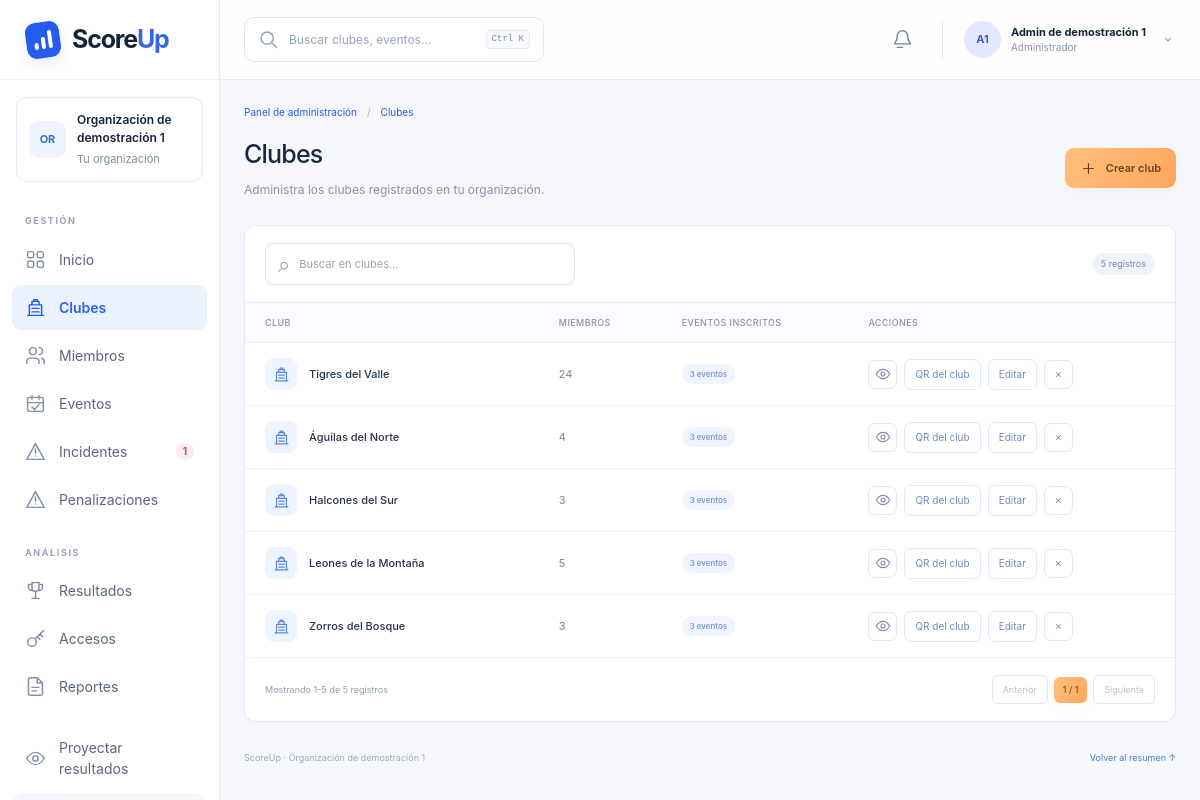
The page /admin/clubes (signed in) on the database its author committed.
### tables this page shows
CREATE TABLE organizaciones (
    id TEXT PRIMARY KEY, nombre TEXT NOT NULL, fecha_creacion TEXT
);

CREATE TABLE users (
    id TEXT PRIMARY KEY, organizacion_id TEXT NOT NULL, nombre TEXT NOT NULL,
    username TEXT NOT NULL, password TEXT NOT NULL, rol TEXT NOT NULL,
    evento_id TEXT, club_id TEXT
);

CREATE TABLE clubs (
    id TEXT PRIMARY KEY, nombre TEXT NOT NULL, organizacion_id TEXT NOT NULL,
    miembros TEXT NOT NULL
);

### app.py (the view)
@app.route("/admin/clubes", methods=["GET", "POST"])
def admin_clubes():
    user = require_rol("admin")
    if request.method == "POST":
        nombre = request.form.get("nombre", "").strip()
        if nombre:
            DB["clubs"].append(seed_data.Club(new_id("club"), nombre, user.organizacion_id, []))
        return redirect(url_for("admin_clubes"))
    return render_template("admin/clubes.html", user=user, db=db_org(user))

### app.py (called while the page is built, shortened)
@app.before_request
def _abrir_transaccion():
    global DB
    _db_lock.acquire()
    g.db_locked = True
    g.connection = persist.connect()
    g.connection.execute("BEGIN IMMEDIATE" if request.method == "POST" else "BEGIN")
    DB = persist.load(g.connection)
    user = current_user()
    if request.path.startswith(("/admin", "/staff")) or request.path == "/director":
        if user is None:
            return redirect(url_for("login"))

@app.after_request
def _confirmar_transaccion(response):
    conn = g.get("connection")
    if conn is not None:
        if request.method == "POST" and response.status_code < 400:
            persist.save(DB, conn)
            conn.commit()
        else:
            conn.rollback()
    response.headers["X-Content-Type-Options"] = "nosniff"
    response.headers["Referrer-Policy"] = "same-origin"
    response.headers["Cache-Control"] = "no-store"
    return response

@app.teardown_request
def _cerrar_transaccion(exc=None):
    conn = g.pop("connection", None)
    if conn is not None:
        conn.rollback()
        conn.close()
    if g.pop("db_locked", False):
        _db_lock.release()

def _eventos_org(user):
    return [e for e in DB["eventos"] if e.organizacion_id == user.organizacion_id]

def _clubs_org(user):
    return [c for c in DB["clubs"] if c.organizacion_id == user.organizacion_id]

def current_user():
    uid = session.get("user_id")
    if not uid:
        return None
    return find(DB, "users", "id", uid)

def require_rol(*roles):
    user = current_user()
    if user is None:
        return redirect(url_for("login"))
    if user.rol not in roles:
        abort(403)
    return user

@app.before_request
def _proteger_uploads_antiguos():
    if request.path.startswith("/static/uploads/"):
        return evidencia(request.path.rsplit("/", 1)[-1])

### calc.py (called while the page is built)
def find(db, kind, key, value):
    for item in db[kind]:
        if getattr(item, key) == value:
            return item
    return None

### persist.py (called while the page is built)
def connect():
    conn = sqlite3.connect(DB_PATH, timeout=30)
    conn.row_factory = sqlite3.Row
    return conn

def _hash_pw(password):
    if password and password.startswith(("scrypt:", "pbkdf2:")):
        return password
    return generate_password_hash(password or "")

### templates/admin/clubes.html (shortened to what this page needs)
{% extends 'admin/layout.html' %}
{% from 'admin/icons.html' import icon %}
{% set active = 'clubes' %}
{% block content %}
<div class="mg-page-heading"><div><h1>Clubes</h1><p>Administra los clubes registrados en tu organización.</p></div><details class="mg-create"><summary class="admin-button">{{ icon('plus') }} Crear club</summary></details></div>
<section class="mg-table-card"><div class="mg-table-scroll"><table class="mg-table" data-search-label="Buscar en clubes…"><thead><tr><th>Club</th><th>Miembros</th><th>Eventos inscritos</th><th>Acciones</th></tr></thead><tbody>{% for club in db.clubs %}{% set inscripciones = db.evento_club|selectattr('club_id','equalto',club.id)|list %}<tr><td><div class="mg-entity"><span class="mg-entity-icon">{{ icon('clubes') }}</span><strong>{{ club.nombre }}</strong></div></td><td>{{ club.miembros|length }}</td><td><span class="mg-badge">{{ inscripciones|length }} eventos</span></td><td><div class="mg-row-actions"><a class="mg-icon-button" href="{{ url_for('admin_club_miembros',club_id=club.id) }}" title="Ver miembros de {{ club.nombre }}" aria-label="Ver miembros de {{ club.nombre }}">{{ icon('eye') }}</a><a class="mg-small-button" href="{{ url_for('admin_club_qr',club_id=club.id) }}">QR del club</a><details class="mg-edit"><summary class="mg-small-button">Editar</summary><form method="post" action="{{ url_for('admin_club_editar',club_id=club.id) }}" class="mg-popover"><input type="hidden" name="csrf_token" value="{{ csrf_token() }}"><label>Nombre del club<input name="nombre" value="{{ club.nombre }}" required></label><button type="submit" class="admin-button">Guardar</button></form></details><form method="post" action="{{ url_for('admin_club_eliminar',club_id=club.id) }}" data-confirm="¿Eliminar el club {{ club.nombre }}? Se quitarán sus miembros y los registros vinculados permitidos."><input type="hidden" name="csrf_token" value="{{ csrf_token() }}"><button class="mg-icon-button is-danger" type="submit" aria-label="Eliminar {{ club.nombre }}" title="Eliminar club">×</button></form></div></td></tr>{% endfor %}</tbody></table></div>{% if not db.clubs %}<div class="mg-empty">Todavía no hay clubes. Crea el primero para comenzar.</div>{% endif %}</section>
{% endblock %}

### templates/admin/layout.html (shortened to what this page needs)
{% from 'admin/icons.html' import icon %}
<!doctype html>
<html lang="es">
<head>
  <link rel="stylesheet" href="{{ url_for('static', filename='admin-utilities.css') }}">
  <link rel="stylesheet" href="{{ url_for('static', filename='admin.css') }}">
  <link rel="stylesheet" href="{{ url_for('static', filename='admin-management.css') }}">
  <link rel="stylesheet" href="{{ url_for('static', filename='panel-theme.css') }}">
  <link rel="stylesheet" href="{{ url_for('static', filename='mobile-panels.css') }}">
</head>
<body class="admin-shell" data-panel-theme>
  <aside class="admin-sidebar" id="admin-sidebar">
    <a class="admin-brand" href="{{ url_for('panel_admin') }}"><span class="admin-brand-icon"><i></i><i></i><i></i></span><span>Score<span>Up</span></span></a>
    <div class="admin-org"><span class="admin-avatar">{{ admin_shell.organizacion.nombre[:2]|upper }}</span><div><strong>{{ admin_shell.organizacion.nombre }}</strong><small>Tu organización</small></div></div>
    <nav aria-label="Administración">
      {% for grupo, items in [('GESTIÓN',[('dashboard','Inicio'),('clubes','Clubes'),('miembros','Miembros'),('eventos','Eventos'),('incidentes','Incidentes'),('penalizaciones','Penalizaciones')]),('ANÁLISIS',[('resultados','Resultados'),('usuarios','Accesos'),('reportes','Reportes')])] %}
      <p class="admin-nav-label">{{ grupo }}</p>
      {% for key, label in items %}<a class="admin-nav-link {{ 'is-active' if active == key else '' }}" href="{{ url_for('panel_admin' if key == 'dashboard' else 'admin_' ~ key) }}" {% if active == key %}aria-current="page"{% endif %}>{{ icon(key) }}<span>{{ label }}</span>{% if key == 'incidentes' and admin_shell.incidentes_abiertos %}<b class="admin-nav-count is-red">{{ admin_shell.incidentes_abiertos }}</b>{% elif key == 'reportes' and correcciones_pendientes %}<b class="admin-nav-count">{{ correcciones_pendientes }}</b>{% endif %}</a>{% endfor %}
      {% endfor %}
      <a class="admin-nav-link admin-projector" href="{{ url_for('admin_mostrar_resultado') }}">{{ icon('eye') }}<span>Proyectar resultados</span></a>
    </nav>
    <details class="admin-help"></details>
  </aside>
  <div class="admin-workspace">
    <header class="admin-topbar">
      <div class="admin-search" role="search">{{ icon('search') }}<input id="admin-search-input" type="search" placeholder="Buscar clubes, eventos…" autocomplete="off" aria-controls="admin-search-results" aria-expanded="false"><kbd>Ctrl K</kbd></div>
      <div class="admin-topbar-right"><a class="admin-notifications" href="{{ url_for('admin_reportes', tipo='correcciones') }}" aria-label="Correcciones pendientes: {{ correcciones_pendientes }}">{{ icon('bell') }}{% if correcciones_pendientes %}<b>{{ correcciones_pendientes }}</b>{% endif %}</a><details class="admin-user-menu"><summary><span class="admin-avatar">{{ user.nombre[0]|upper }}{{ user.nombre.split()[-1][0]|upper if user.nombre.split()|length > 1 else '' }}</span><span><strong>{{ user.nombre }}</strong><small>Administrador</small></span>{{ icon('chevron') }}</summary><div><p>Sesión de administrador</p><a href="{{ url_for('logout') }}">Cerrar sesión →</a></div></details></div>
    </header>
    <main class="admin-main">
      <div class="admin-breadcrumb"><a href="{{ url_for('panel_admin') }}">Panel de administración</a><span>/</span><span>{{ {'dashboard':'Inicio','clubes':'Clubes','miembros':'Miembros','eventos':'Eventos','incidentes':'Incidentes','penalizaciones':'Penalizaciones','usuarios':'Accesos','resultados':'Resultados','reportes':'Reportes'}.get(active, 'Gestión') }}</span></div>
      <div class="{{ 'admin-management' if active != 'dashboard' else '' }}">{% block content %}{% endblock %}</div>
      {% if active != 'dashboard' %}<footer class="admin-management-footer"><span>ScoreUp · {{ admin_shell.organizacion.nombre }}</span><a href="{{ url_for('panel_admin') }}">Volver al resumen ↑</a></footer>{% endif %}
    </main>
  </div>
</body>
</html>

### templates/admin/icons.html
{% macro icon(name) -%}
<svg viewBox="0 0 24 24" fill="none" stroke="currentColor" stroke-width="1.7" stroke-linecap="round" stroke-linejoin="round" aria-hidden="true">
{% if name == 'dashboard' %}<rect x="3" y="3" width="7" height="7" rx="2"/><rect x="14" y="3" width="7" height="7" rx="2"/><rect x="3" y="14" width="7" height="7" rx="2"/><rect x="14" y="14" width="7" height="7" rx="2"/>
{% elif name == 'clubes' %}<path d="M3 21h18M5 21V9h14v12M8 9V5h8v4M10 5V3h4v2m-6 8h8m-8 4h8"/>
{% elif name == 'miembros' %}<path d="M16 21v-2a4 4 0 0 0-4-4H6a4 4 0 0 0-4 4v2m20 0v-2a4 4 0 0 0-3-3.87"/><circle cx="9" cy="7" r="4"/><path d="M16 3a4 4 0 0 1 0 8"/>
{% elif name == 'eventos' %}<rect x="3" y="5" width="18" height="16" rx="2"/><path d="M16 3v4M8 3v4M3 11h18m-13 5 3 3 5-6"/>
{% elif name in ['incidentes','penalizaciones'] %}<path d="m12 3 10 18H2L12 3Zm0 6v5m0 3h.01"/>
{% elif name == 'resultados' %}<path d="M8 3h8v6a4 4 0 0 1-8 0V3Zm0 2H4v3a4 4 0 0 0 4 4m8-7h4v3a4 4 0 0 1-4 4m-4 1v7m-4 1h8"/>
{% elif name == 'usuarios' %}<circle cx="8" cy="16" r="5"/><path d="m12 12 9-9m-4 4 3 3m-6 0 3 3"/>
{% elif name == 'reportes' %}<path d="M14 2H6a2 2 0 0 0-2 2v16a2 2 0 0 0 2 2h12a2 2 0 0 0 2-2V8l-6-6Zm0 0v6h6M8 13h8m-8 4h5"/>
{% elif name == 'search' %}<circle cx="10.5" cy="10.5" r="7"/><path d="m16 16 5 5"/>
{% elif name == 'bell' %}<path d="M18 8a6 6 0 0 0-12 0c0 7-3 7-3 9h18c0-2-3-2-3-9m-12 13h6"/>
{% elif name == 'eye' %}<path d="M2 12s4-7 10-7 10 7 10 7-4 7-10 7S2 12 2 12Z"/><circle cx="12" cy="12" r="3"/>
{% elif name == 'clock' %}<circle cx="12" cy="12" r="9"/><path d="M12 7v5l3 2"/>
{% elif name == 'plus' %}<path d="M12 5v14M5 12h14"/>
{% elif name == 'menu' %}<path d="M4 6h16M4 12h16M4 18h16"/>
{% elif name == 'chevron' %}<path d="m8 10 4 4 4-4"/>
{% else %}<path d="M4 12h16m-6-6 6 6-6 6"/>{% endif %}
</svg>
{%- endmacro %}

### static/admin-utilities.css (style rules this page uses)
*,:after,:before { --tw-border-spacing-x:0;--tw-border-spacing-y:0;--tw-translate-x:0;--tw-translate-y:0;--tw-rotate:0;--tw-skew-x:0;--tw-skew-y:0;--tw-scale-x:1;--tw-scale-y:1;--tw-pan-x: ;--tw-pan-y: ;--tw-pinch-zoom: ;--tw-scroll-snap-strictness:proximity;--tw-gradient-from-position: ;--tw-gradient-via-position: ;--tw-gradient-to-position: ;--tw-ordinal: ;--tw-slashed-zero: ;--tw-numeric-figure: ;--tw-numeric-spacing: ;--tw-numeric-fraction: ;--tw-ring-inset: ;--tw-ring-offset-width:0px;--tw-ring-offset-color:#fff;--tw-ring-color:rgba(59,130,246,.5);--tw-ring-offset-shadow:0 0 #0000;--tw-ring-shadow:0 0 #0000;--tw-shadow:0 0 #0000;--tw-shadow-colored:0 0 #0000;--tw-blur: ;--tw-brightness: ;--tw-contrast: ;--tw-grayscale: ;--tw-hue-rotate: ;--tw-invert: ;--tw-saturate: ;--tw-sepia: ;--tw-drop-shadow: ;--tw-backdrop-blur: ;--tw-backdrop-brightness: ;--tw-backdrop-contrast: ;--tw-backdrop-grayscale: ;--tw-backdrop-hue-rotate: ;--tw-backdrop-invert: ;--tw-backdrop-opacity: ;--tw-backdrop-saturate: ;--tw-backdrop-sepia: ;--tw-contain-size: ;--tw-contain-layout: ;--tw-contain-paint: ;--tw-contain-style: }
*,:after,:before { box-sizing:border-box;border:0 solid #e5e7eb }
:after,:before { --tw-content:"" }
:host,html { line-height:1.5;-webkit-text-size-adjust:100%;-moz-tab-size:4;-o-tab-size:4;tab-size:4;font-family:ui-sans-serif,system-ui,sans-serif,Apple Color Emoji,Segoe UI Emoji,Segoe UI Symbol,Noto Color Emoji;font-feature-settings:normal;font-variation-settings:normal;-webkit-tap-highlight-color:transparent }
body { margin:0;line-height:inherit }
h1,h2,h3,h4,h5,h6 { font-size:inherit;font-weight:inherit }
a { color:inherit;text-decoration:inherit }
b,strong { font-weight:bolder }
code,kbd,pre,samp { font-family:ui-monospace,SFMono-Regular,Menlo,Monaco,Consolas,Liberation Mono,Courier New,monospace;font-feature-settings:normal;font-variation-settings:normal;font-size:1em }
small { font-size:80% }
table { text-indent:0;border-color:inherit;border-collapse:collapse }
button,input,optgroup,select,textarea { font-family:inherit;font-feature-settings:inherit;font-variation-settings:inherit;font-size:100%;font-weight:inherit;line-height:inherit;letter-spacing:inherit;color:inherit;margin:0;padding:0 }
button,select { text-transform:none }
button,input:where([type=button]),input:where([type=reset]),input:where([type=submit]) { -webkit-appearance:button;background-color:transparent;background-image:none }
[type=search] { -webkit-appearance:textfield;outline-offset:-2px }
summary { display:list-item }
blockquote,dd,dl,figure,h1,h2,h3,h4,h5,h6,hr,p,pre { margin:0 }
input::placeholder,textarea::placeholder { opacity:1;color:#9ca3af }
[role=button],button { cursor:pointer }
audio,canvas,embed,iframe,img,object,svg,video { display:block;vertical-align:middle }

### static/panel-theme.css (style rules this page uses)
:root { --panel-blue:#245cee; --panel-blue-dark:#214fcf; --panel-orange:#ffb16a; --panel-soft:#eef4ff; --panel-scroll:0%; }
[data-panel-theme]::before { content:""; position:fixed; top:0; left:0; width:var(--panel-scroll); height:3px; background:linear-gradient(90deg,#ffca91,#ffab61); z-index:90; pointer-events:none; }
.admin-shell { --admin-purple:#245cee; background:#f5f8ff; }
.staff-logo,.admin-brand-icon { background:#245cee; box-shadow:0 5px 13px #245cee1c; }
.staff-nav a.is-active,.admin-nav-link.is-active { background:#eaf1ff; color:#2c64e7; }
.staff-avatar,.admin-avatar { background:#edf3ff; color:#416cbd; }
.staff-sidebar-note,.admin-help { background:linear-gradient(145deg,#f1f6ff,#fff8f0); border-color:#e4ebfb; }
.admin-help b,.admin-brand>span>span { color:#3567e4; }
.staff-topbar,.admin-topbar { background:#ffffffee; border-color:#e6ecf8; }
.staff-button:not(.is-secondary):not(.is-rose):not(.is-amber),.admin-button:not(.is-secondary),.mg-current-page { background:linear-gradient(120deg,#ffbf7b,#ffa75d)!important; color:#684421!important; border-color:#ffba77; box-shadow:0 5px 12px #ef9b4b12; }
.admin-management .text-cyan-700,.admin-shell .text-cyan-700,.admin-management-footer a { color:#4e7bd2; }
.mg-badge { background:#eff4ff; color:#6f91c8; }
.mg-entity-icon { background:#edf3ff; color:#6289d5; }
.mg-small-button { color:#708cba; border-color:#e1e8f6; }
.admin-main,.staff-main { scroll-behavior:smooth; }

### rows shown on the page
organizaciones: organizacion "OR", organizacion.nombre "Organización de demostración 1"
users: nombre "A", nombre.split|length "1", nombre "Admin de demostración 1"
clubs: nombre "Tigres del Valle", miembros|length "24", inscripciones "3"
clubs: nombre "Águilas del Norte", miembros|length "4", inscripciones "3"
clubs: nombre "Halcones del Sur", miembros|length "3", inscripciones "3"
clubs: nombre "Leones de la Montaña", miembros|length "5", inscripciones "3"
clubs: nombre "Zorros del Bosque", miembros|length "3", inscripciones "3"

### other values the page prints
{{ grupo }} "GESTIÓN" "ANÁLISIS"
{{ label }} "Inicio" "Clubes" "Miembros" "Eventos" "Incidentes" "Penalizaciones" "Resultados" "Accesos" "Reportes"
{{ admin_shell.incidentes_abiertos }} "1"
